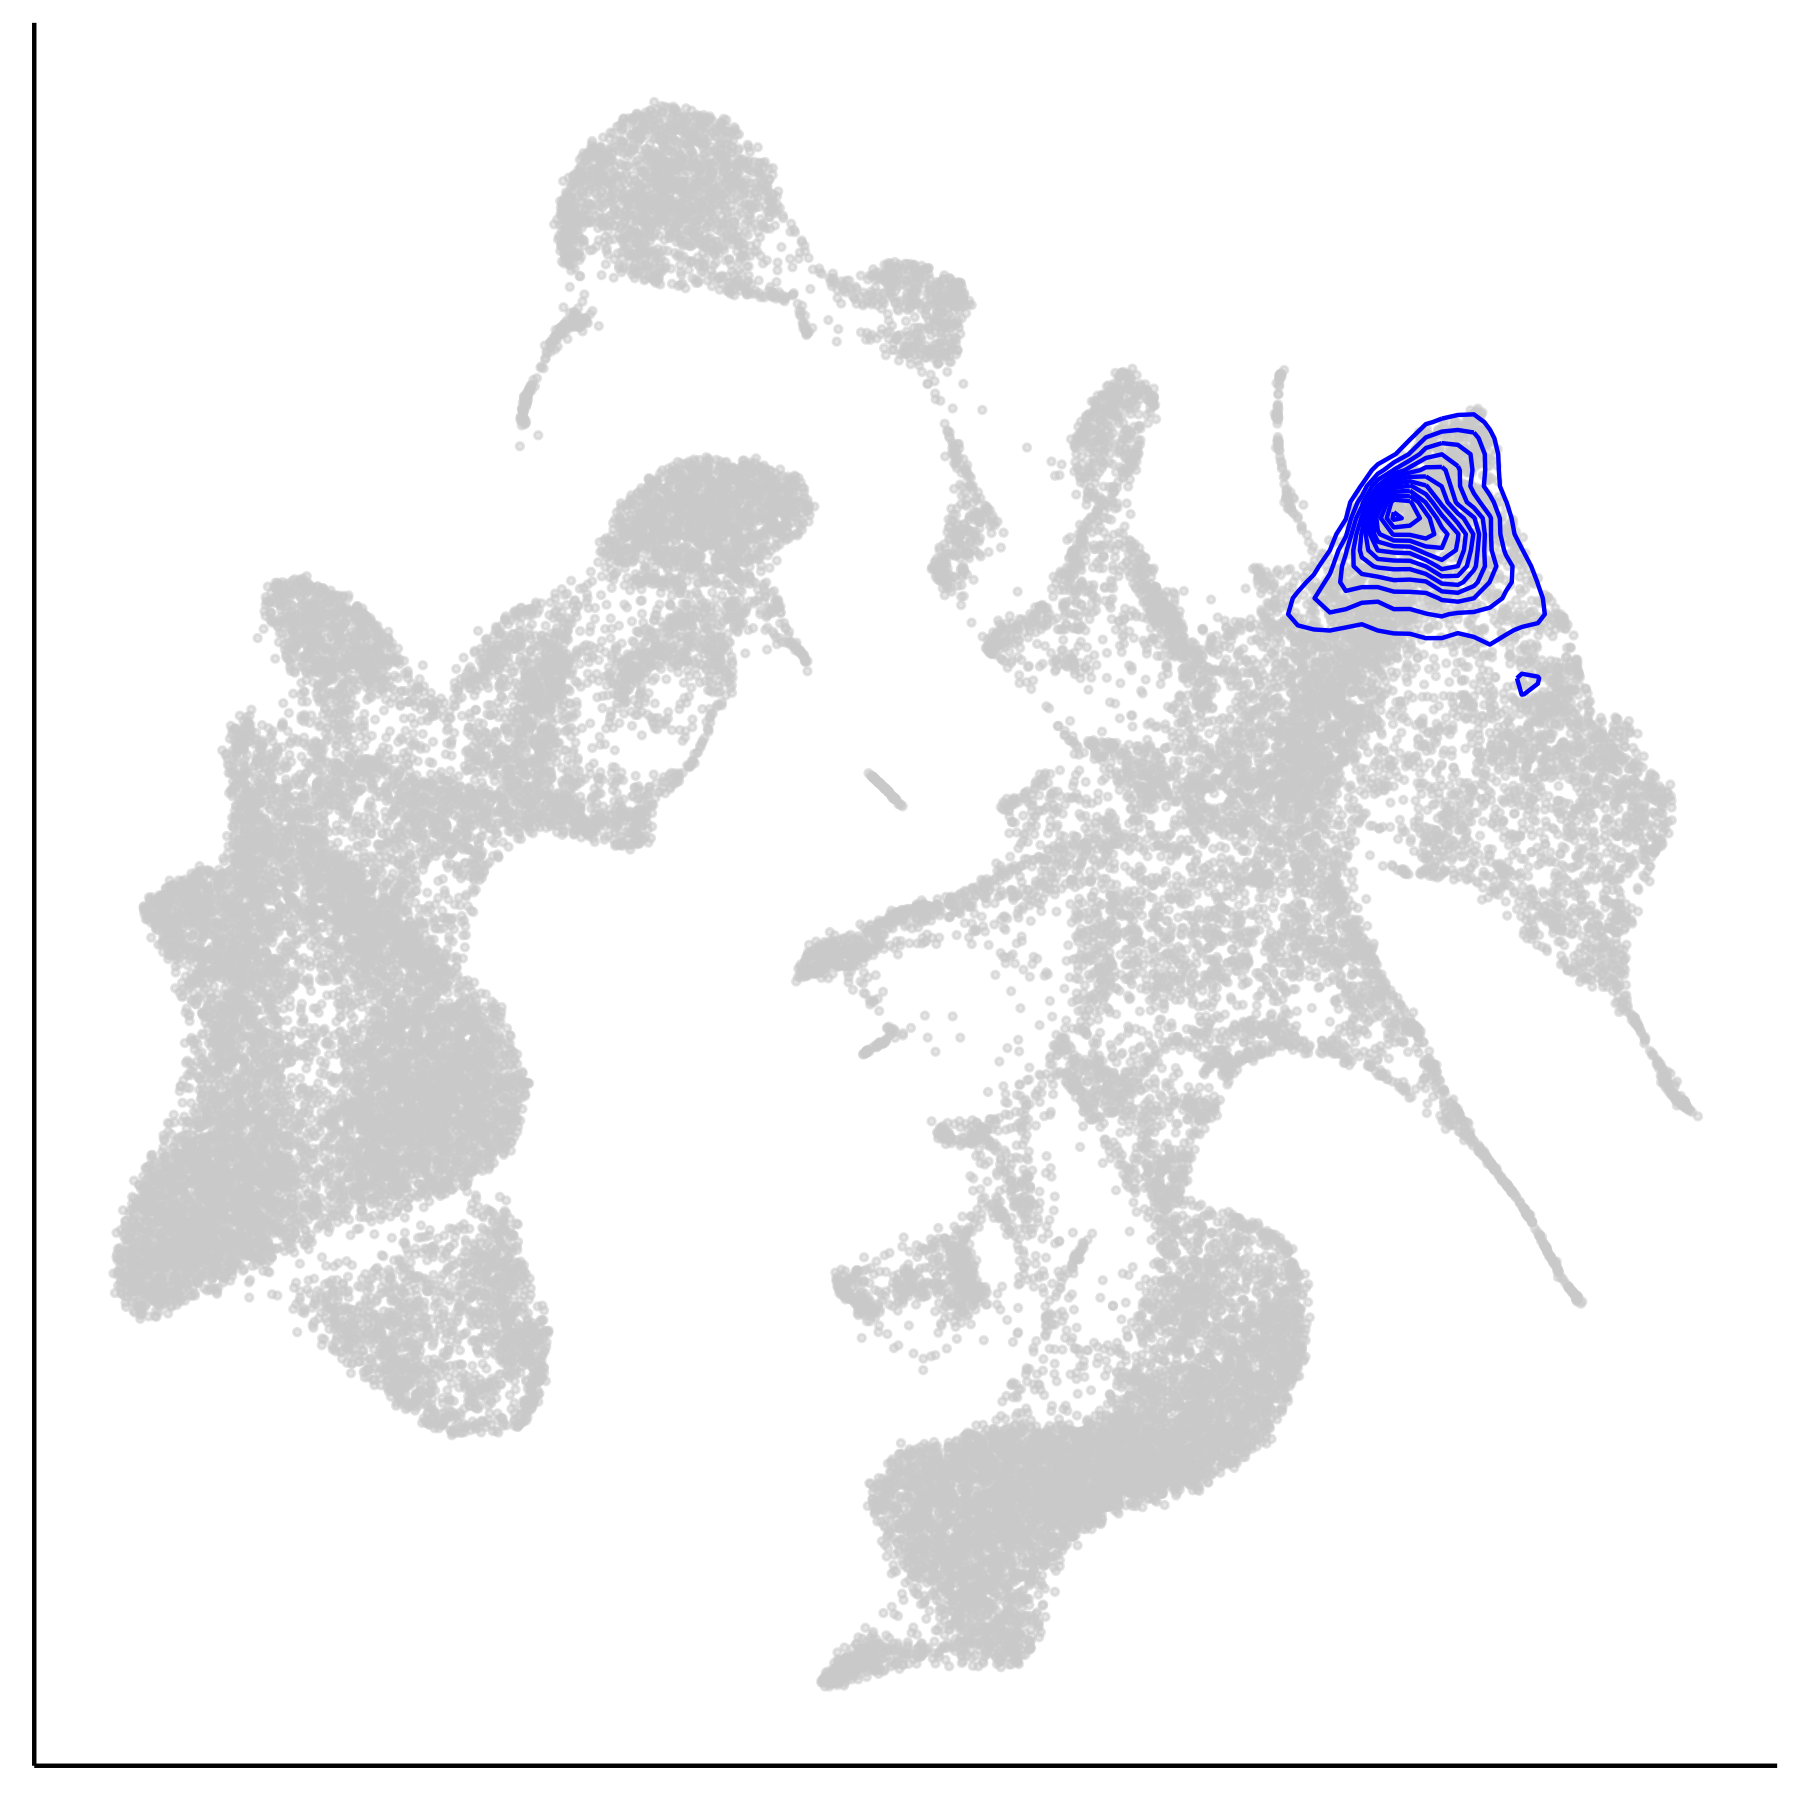

The R source for this figure:
## Setup notes
#Seurat 2.3.0 is required to run LSI projection scripts. To install this version of Seurat, run the following commands:
#install.packages('remotes')
#remotes::install_version(package = 'Seurat', version = package_version('2.3.0'))
#Java is also required. Check if java is installed by typing (javac -version) on the command line terminal. If not, download jdk-13.0.2_osx-x64_bin.dmg for Mac from https://www.oracle.com/java/technologies/javase/jdk13-archive-downloads.html

####################################################
#Mapping preLSCs from AP-HTMPNAML dataset into Greenleaf's LSI human hematopoetic map
#LSI integration
#Author:Alba Rodriguez-Meira and Sean Wen
#Date: 19th November 2019
#Modified last: 12th March 2023
####################################################

library(Matrix)
library(SummarizedExperiment)
library(tidyverse)
library(uwot)
library(edgeR)
library(FNN)
library(matrixStats)
library(Rcpp)
set.seed(1)

source("../../../Sources/LSI/LSI_functions.R")

####################################################
#Input Data
####################################################

#Import Healthy Cells reference (generated in 01_Greenleaf_Healthy_Reference.R)
seReference <- readRDS("../../../Sources/LSI/scRNA-Healthy-Hematopoiesis.revised.rds")

#Read in Summarized Experiment from HTMPNAML dataset (generated in 02_prepare_SummExp.R)
seDisease <- readRDS("../../../Sources/LSI/HTMPNAML_LSI.revised.rds")

#Subset preleukemic cells from AP donors only
preleukemic.cells<-read.table("../../../Sources/preleukemic_integration_metadata.qc.revised.csv",sep=",",header = T)
AP<-c("GR003_AP","GR001","GR002","GR005_AP","GR006_AP","GR007_AP","IF0131","IF0318","IF0391","SB5702")
preleukemic.cells.AP<-subset(preleukemic.cells,stage %in% AP)
id <- preleukemic.cells.AP$cell_id
seDisease <- seDisease[,colData(seDisease)$Cell %in% id]

#Identify Gene Universe
gU <- intersect(rownames(seReference), rownames(seDisease))
gU <- gU[!grepl("^MT", gU)]

#Set Clustering Parameters
resolution <- c(0.2,0.8,0.8) #clustering resolution
varGenesToUse <- c(1000,1000,1000) #number of variable genes

#Optimize LSI Features
matAll <- cbind(assay(seReference[gU,]), assay(seDisease[gU,]))
lsiObj <- optimizeLSI(matAll, resolution = resolution, varFeatures = varGenesToUse)

#UMAP
set.seed(1)
umap <- uwot::umap(
  lsiObj[[length(lsiObj)]]$lsiObj$matSVD[,1:25], 
  n_neighbors = 30, 
  min_dist = 0.5, 
  metric = "euclidean", 
  n_threads = 5, 
  verbose = TRUE, 
  ret_model = FALSE
)

#Plot Info
cells <- c(rep("reference", ncol(seReference)),rep("disease",ncol(seDisease)))

#Plot UMAP Data Frame
plotDF <- data.frame(umap)
rownames(plotDF) <- c(colnames(seReference), colnames(seDisease))
plotDF$type <- cells
plotDF$clusters <- lsiObj[[length(lsiObj)]]$clusters
plotDF$classification <- 0
plotDF$classification[plotDF$type == "disease"]<- 1
plotDF <- plotDF[order(plotDF$classification), ]

#Formal Classification
plotDF$classificationSTR <- "reference"
plotDF$classificationSTR[plotDF$classification==1] <- "disease"
table(plotDF$classificationSTR) #880 preleukemic cells used for plotting; 35582 cells used as reference

####################################################
#Project Into LSI UMAP
####################################################

#Previous Reference Summarized Experiment
se <- seReference

#Load Saved UMAP Manifold
umapManifold <- uwot::load_uwot("../../../Sources/LSI/scRNA-Healthy-Hematopoiesis.revised-UMAP-model.uwot")

#LSI Projection Matrix
lsiGenes <- metadata(se)$variableGenes
matProjectLSI <- assay(seDisease[lsiGenes,])

#LSI Project
lsiReference <- metadata(se)$optimizeLSI[[length(metadata(se)$optimizeLSI)]]$lsiObj
lsiProjection <- projectLSI(matProjectLSI, lsiReference)

#UMAP Projection
#Set Seed Prior to umap_transform (see uwot github)
set.seed(1)
umapProjection <- uwot::umap_transform(as.matrix(lsiProjection)[,1:25], umapManifold, verbose = TRUE)

#Plot Projection
refDF <- data.frame(row.names = colnames(se), X1 = umapManifold$embedding[,1], X2 = umapManifold$embedding[,2], Type = "reference")
proDF <- data.frame(row.names = colnames(seDisease), X1 = umapProjection[,1], X2 = umapProjection[,2], Type = seDisease$sampleID)
projectionDF <- rbind(refDF, proDF)

projectionDF$color[projectionDF$Type=="reference"]<-"reference"
projectionDF$color[projectionDF$Type!="reference"]<-"preLSCs"

projectionDF_reference<-subset(projectionDF,Type=="reference")
projectionDF_NOTreference<-subset(projectionDF,Type!="reference")

p<-ggplot(projectionDF_reference, aes(X1,-X2,color=color)) + 
  geom_point(size=0.5,alpha=0.5) +
  theme_classic()+
  theme(legend.position = "none", axis.title =element_blank(), axis.ticks = element_blank(),
        axis.text = element_blank())+
  xlab("UMAP Dimension 1") + 
  ylab("UMAP Dimension 2") 

p+stat_density_2d(data=projectionDF_NOTreference,aes(X1,-X2,color=color),size=0.5)+
  scale_color_manual(values=c("blue","lightgrey"))

ggsave('Figure3b_left.png',height=6,width=6)
